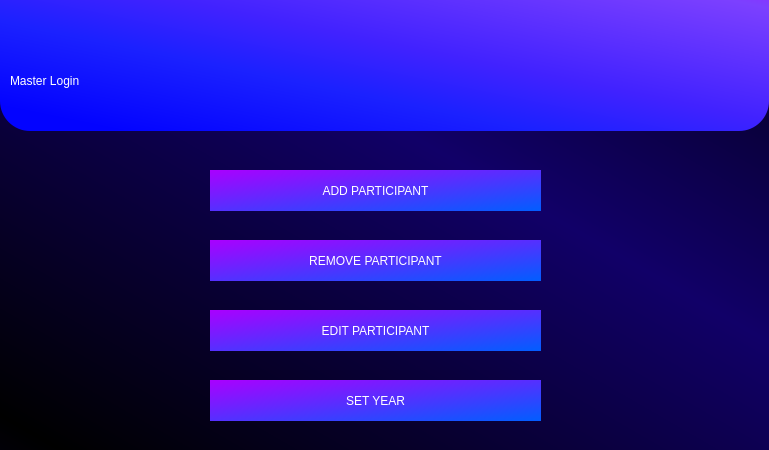
<?xml version="1.0" encoding="UTF-8"?>
<ui version="4.0">
 <class>Dialog</class>
 <widget class="QDialog" name="Dialog">
  <property name="geometry">
   <rect>
    <x>0</x>
    <y>0</y>
    <width>769</width>
    <height>450</height>
   </rect>
  </property>
  <property name="minimumSize">
   <size>
    <width>769</width>
    <height>450</height>
   </size>
  </property>
  <property name="maximumSize">
   <size>
    <width>769</width>
    <height>450</height>
   </size>
  </property>
  <property name="windowTitle">
   <string>Dialog</string>
  </property>
  <property name="styleSheet">
   <string notr="true">QDialog#Dialog{
background-color: qlineargradient(spread:reflect, x1:0.0454545, y1:0.966, x2:0.619, y2:0.386, stop:0 rgba(0, 0, 0, 255), stop:1 rgba(17, 0, 104, 255));
}</string>
  </property>
  <widget class="QLabel" name="label">
   <property name="geometry">
    <rect>
     <x>0</x>
     <y>-30</y>
     <width>769</width>
     <height>161</height>
    </rect>
   </property>
   <property name="minimumSize">
    <size>
     <width>0</width>
     <height>0</height>
    </size>
   </property>
   <property name="maximumSize">
    <size>
     <width>769</width>
     <height>16777215</height>
    </size>
   </property>
   <property name="styleSheet">
    <string notr="true">background-color: qlineargradient(spread:pad, x1:0.091, y1:0.931955, x2:1, y2:0, stop:0 rgba(3, 3, 255, 255), stop:0.289773 rgba(27, 33, 255, 255), stop:0.482955 rgba(65, 34, 255, 255), stop:0.869318 rgba(124, 64, 255, 255), stop:1 rgba(159, 25, 255, 255));
font: 240pt &quot;Terminal&quot;;
border-radius : 30px</string>
   </property>
   <property name="text">
    <string/>
   </property>
  </widget>
  <widget class="QLabel" name="label_2">
   <property name="geometry">
    <rect>
     <x>10</x>
     <y>30</y>
     <width>721</width>
     <height>101</height>
    </rect>
   </property>
   <property name="styleSheet">
    <string notr="true">font: 75 65pt &quot;Arial&quot;;
color: rgb(255, 255, 255);</string>
   </property>
   <property name="text">
    <string>Master Login</string>
   </property>
  </widget>
  <widget class="QPushButton" name="add_participant_butt">
   <property name="geometry">
    <rect>
     <x>210</x>
     <y>170</y>
     <width>331</width>
     <height>41</height>
    </rect>
   </property>
   <property name="styleSheet">
    <string notr="true">font: 14pt &quot;Arial&quot;;
background-color: qlineargradient(spread:pad, x1:0.994, y1:1, x2:0, y2:0, stop:0.0227273 rgba(5, 92, 255, 255), stop:1 rgba(170, 0, 255, 255));
color: rgb(255, 255, 255);
border-radius : 25px</string>
   </property>
   <property name="text">
    <string>ADD PARTICIPANT</string>
   </property>
  </widget>
  <widget class="QPushButton" name="remove_participant_butt">
   <property name="geometry">
    <rect>
     <x>210</x>
     <y>240</y>
     <width>331</width>
     <height>41</height>
    </rect>
   </property>
   <property name="styleSheet">
    <string notr="true"> font: 14pt &quot;Arial&quot;;
background-color: qlineargradient(spread:pad, x1:0.994, y1:1, x2:0, y2:0, stop:0.0227273 rgba(5, 92, 255, 255), stop:1 rgba(170, 0, 255, 255));
color: rgb(255, 255, 255);
border-radius : 25px</string>
   </property>
   <property name="text">
    <string>REMOVE PARTICIPANT</string>
   </property>
  </widget>
  <widget class="QPushButton" name="edit_participant_butt">
   <property name="geometry">
    <rect>
     <x>210</x>
     <y>310</y>
     <width>331</width>
     <height>41</height>
    </rect>
   </property>
   <property name="styleSheet">
    <string notr="true">font: 14pt &quot;Arial&quot;;
background-color: qlineargradient(spread:pad, x1:0.994, y1:1, x2:0, y2:0, stop:0.0227273 rgba(5, 92, 255, 255), stop:1 rgba(170, 0, 255, 255));
color: rgb(255, 255, 255);
border-radius : 25px</string>
   </property>
   <property name="text">
    <string>EDIT PARTICIPANT</string>
   </property>
  </widget>
  <widget class="QPushButton" name="set_year_butt">
   <property name="geometry">
    <rect>
     <x>210</x>
     <y>380</y>
     <width>331</width>
     <height>41</height>
    </rect>
   </property>
   <property name="styleSheet">
    <string notr="true">font: 14pt &quot;Arial&quot;;
background-color: qlineargradient(spread:pad, x1:0.994, y1:1, x2:0, y2:0, stop:0.0227273 rgba(5, 92, 255, 255), stop:1 rgba(170, 0, 255, 255));
color: rgb(255, 255, 255);
border-radius : 25px</string>
   </property>
   <property name="text">
    <string>SET YEAR</string>
   </property>
  </widget>
 </widget>
 <resources/>
 <connections/>
</ui>
